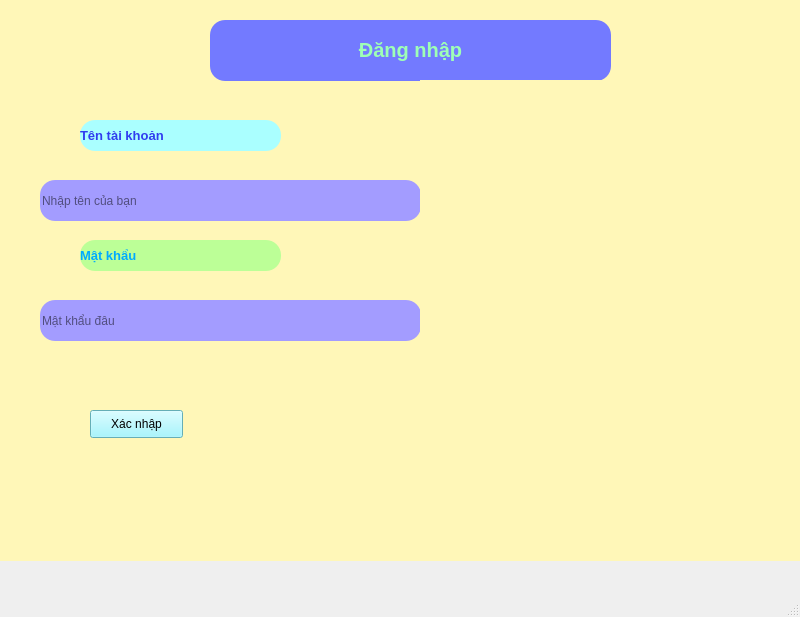
<?xml version="1.0" encoding="UTF-8"?>
<ui version="4.0">
 <class>MainWindow</class>
 <widget class="QMainWindow" name="MainWindow">
  <property name="geometry">
   <rect>
    <x>0</x>
    <y>0</y>
    <width>800</width>
    <height>617</height>
   </rect>
  </property>
  <property name="windowTitle">
   <string>MainWindow</string>
  </property>
  <widget class="QWidget" name="centralwidget">
   <widget class="QWidget" name="widget" native="true">
    <property name="geometry">
     <rect>
      <x>0</x>
      <y>0</y>
      <width>801</width>
      <height>561</height>
     </rect>
    </property>
    <property name="styleSheet">
     <string notr="true">background: #fff7b8;</string>
    </property>
    <widget class="QLabel" name="label">
     <property name="geometry">
      <rect>
       <x>210</x>
       <y>20</y>
       <width>401</width>
       <height>61</height>
      </rect>
     </property>
     <property name="font">
      <font>
       <pointsize>15</pointsize>
      </font>
     </property>
     <property name="styleSheet">
      <string notr="true">background-color:#737aff;
border-radius: 5px;
color: rgb(255, 255, 127);
border-radius: 15px;</string>
     </property>
     <property name="text">
      <string>&lt;html&gt;&lt;head/&gt;&lt;body&gt;&lt;p align=&quot;center&quot;&gt;&lt;span style=&quot; font-weight:600; color:#9effb5;&quot;&gt;Đăng nhập&lt;/span&gt;&lt;/p&gt;&lt;/body&gt;&lt;/html&gt;</string>
     </property>
    </widget>
    <widget class="QLabel" name="label_2">
     <property name="geometry">
      <rect>
       <x>150</x>
       <y>120</y>
       <width>211</width>
       <height>31</height>
      </rect>
     </property>
     <property name="text">
      <string/>
     </property>
    </widget>
    <widget class="QLabel" name="label_3">
     <property name="geometry">
      <rect>
       <x>150</x>
       <y>160</y>
       <width>55</width>
       <height>16</height>
      </rect>
     </property>
     <property name="text">
      <string/>
     </property>
    </widget>
    <widget class="QLabel" name="label_4">
     <property name="geometry">
      <rect>
       <x>80</x>
       <y>120</y>
       <width>201</width>
       <height>31</height>
      </rect>
     </property>
     <property name="font">
      <font>
       <pointsize>10</pointsize>
      </font>
     </property>
     <property name="styleSheet">
      <string notr="true">background: rgb(170, 255, 255) ;
border-radius: 15px;</string>
     </property>
     <property name="text">
      <string>&lt;html&gt;&lt;head/&gt;&lt;body&gt;&lt;p&gt;&lt;span style=&quot; font-weight:600; color:#303def;&quot;&gt;Tên tài khoản &lt;/span&gt;&lt;/p&gt;&lt;/body&gt;&lt;/html&gt;</string>
     </property>
    </widget>
    <widget class="QLineEdit" name="lineEdit">
     <property name="geometry">
      <rect>
       <x>40</x>
       <y>180</y>
       <width>381</width>
       <height>41</height>
      </rect>
     </property>
     <property name="styleSheet">
      <string notr="true">background: rgb(163, 156, 255) ;
border-radius: 15px</string>
     </property>
     <property name="echoMode">
      <enum>QLineEdit::Normal</enum>
     </property>
     <property name="placeholderText">
      <string>Nhập tên của bạn</string>
     </property>
    </widget>
    <widget class="QLabel" name="label_5">
     <property name="geometry">
      <rect>
       <x>80</x>
       <y>240</y>
       <width>201</width>
       <height>31</height>
      </rect>
     </property>
     <property name="font">
      <font>
       <pointsize>10</pointsize>
      </font>
     </property>
     <property name="styleSheet">
      <string notr="true">background: rgb(188, 255, 151) ;
border-radius: 15px;</string>
     </property>
     <property name="text">
      <string>&lt;html&gt;&lt;head/&gt;&lt;body&gt;&lt;p&gt;&lt;span style=&quot; font-weight:600; color:#00aaff;&quot;&gt;Mật khẩu&lt;/span&gt;&lt;/p&gt;&lt;/body&gt;&lt;/html&gt;</string>
     </property>
    </widget>
    <widget class="QLineEdit" name="lineEdit_2">
     <property name="geometry">
      <rect>
       <x>240</x>
       <y>570</y>
       <width>381</width>
       <height>41</height>
      </rect>
     </property>
     <property name="styleSheet">
      <string notr="true">background: rgb(163, 156, 255) ;</string>
     </property>
     <property name="placeholderText">
      <string>Nhập tên của bạn</string>
     </property>
    </widget>
    <widget class="QLineEdit" name="lineEdit_3">
     <property name="geometry">
      <rect>
       <x>40</x>
       <y>300</y>
       <width>381</width>
       <height>41</height>
      </rect>
     </property>
     <property name="styleSheet">
      <string notr="true">background: rgb(163, 156, 255) ;
border-radius: 15px</string>
     </property>
     <property name="echoMode">
      <enum>QLineEdit::Password</enum>
     </property>
     <property name="placeholderText">
      <string>Mật khẩu đâu</string>
     </property>
     <property name="cursorMoveStyle">
      <enum>Qt::LogicalMoveStyle</enum>
     </property>
    </widget>
    <widget class="QLabel" name="label_6">
     <property name="geometry">
      <rect>
       <x>420</x>
       <y>80</y>
       <width>541</width>
       <height>651</height>
      </rect>
     </property>
     <property name="text">
      <string/>
     </property>
     <property name="pixmap">
      <pixmap>C:/Users/PC/OneDrive/Pictures/Screenshots/Ảnh chụp màn hình 2025-11-12 125221.png</pixmap>
     </property>
    </widget>
    <widget class="QPushButton" name="pushButton">
     <property name="geometry">
      <rect>
       <x>90</x>
       <y>410</y>
       <width>93</width>
       <height>28</height>
      </rect>
     </property>
     <property name="toolTip">
      <string>&lt;html&gt;&lt;head/&gt;&lt;body&gt;&lt;p&gt;&lt;span style=&quot; font-weight:600;&quot;&gt;Xác nhập &lt;/span&gt;&lt;/p&gt;&lt;/body&gt;&lt;/html&gt;</string>
     </property>
     <property name="styleSheet">
      <string notr="true">background:rgb(142, 244, 255);</string>
     </property>
     <property name="text">
      <string>Xác nhập</string>
     </property>
    </widget>
   </widget>
  </widget>
  <widget class="QMenuBar" name="menubar">
   <property name="geometry">
    <rect>
     <x>0</x>
     <y>0</y>
     <width>800</width>
     <height>26</height>
    </rect>
   </property>
  </widget>
  <widget class="QStatusBar" name="statusbar"/>
 </widget>
 <resources/>
 <connections/>
</ui>
